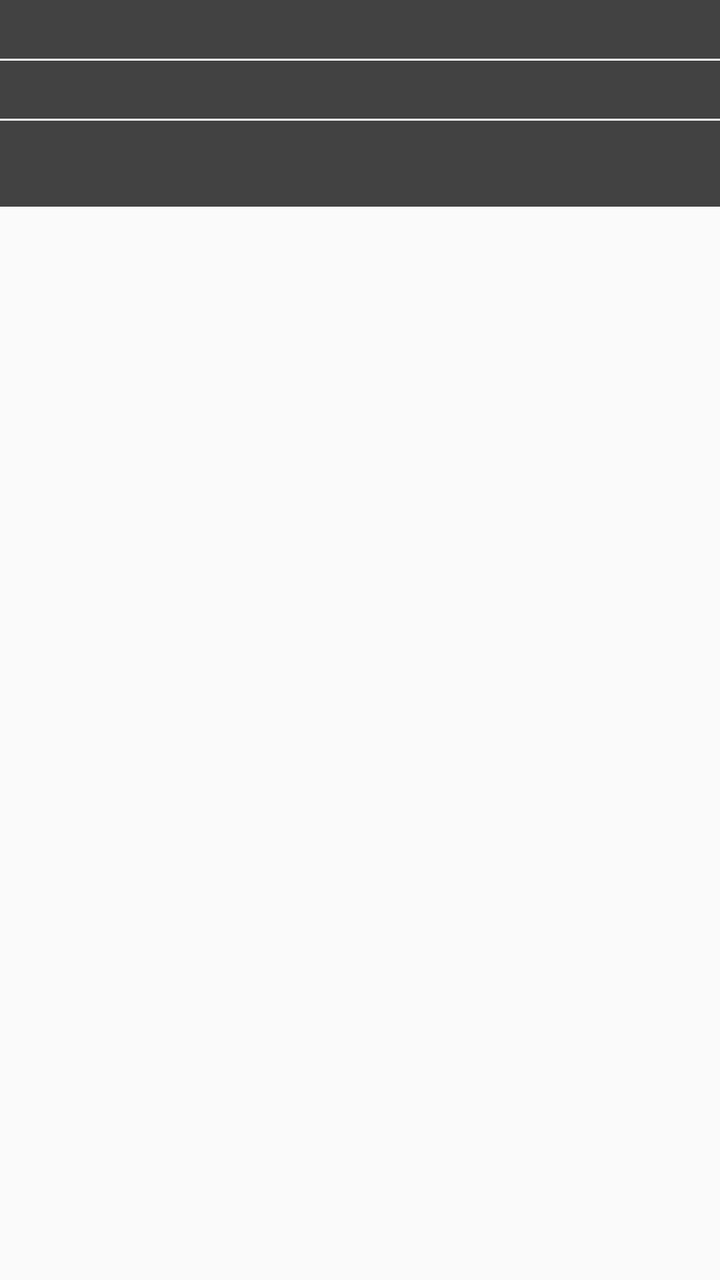
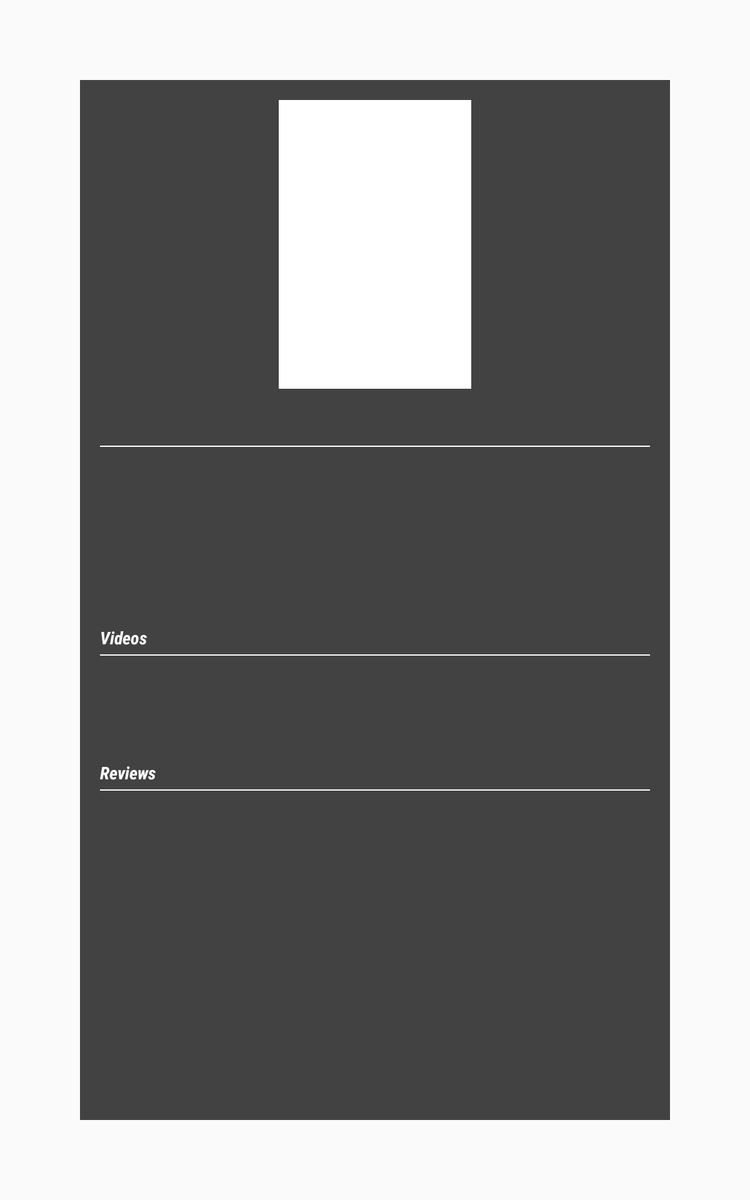

Compare how this app lays out the same screen by default and in its alternative resource folder. The renders come first, then the two layout files and the values they reference.
<!-- AndroidManifest.xml: application theme AppTheme -->
<!-- res/layout/fragment_details.xml -->
<RelativeLayout xmlns:android="http://schemas.android.com/apk/res/android"
    xmlns:tools="http://schemas.android.com/tools"
    android:layout_width="match_parent"
    android:layout_height="match_parent"
    tools:context=".fragments.DetailsFragment">

    <ImageView
        android:id="@+id/backdrop_image"
        android:layout_width="match_parent"
        android:layout_height="match_parent"
        android:scaleType="centerCrop" />

    <View
        android:layout_width="match_parent"
        android:layout_height="match_parent"
        android:background="#00FFFFFF" />

    <ScrollView
        android:layout_width="match_parent"
        android:layout_height="match_parent">

        <RelativeLayout
            android:layout_width="match_parent"
            android:layout_height="wrap_content">

            <ImageView
                android:id="@+id/poster_image"
                android:layout_width="wrap_content"
                android:layout_height="wrap_content"
                android:layout_centerHorizontal="true"
                android:layout_marginTop="@dimen/activity_vertical_margin"
                android:layout_marginRight="@dimen/activity_vertical_margin"
                android:layout_marginEnd="@dimen/activity_vertical_margin" />

            <LinearLayout
                android:layout_width="match_parent"
                android:layout_height="wrap_content"
                android:orientation="vertical"
                android:layout_below="@id/poster_image"
                android:layout_marginTop="@dimen/activity_horizontal_margin"
                android:layout_marginRight="@dimen/activity_horizontal_margin"
                android:layout_marginEnd="@dimen/activity_horizontal_margin"
                android:layout_marginBottom="@dimen/activity_horizontal_margin"
                android:layout_marginLeft="@dimen/activity_horizontal_margin"
                android:layout_marginStart="@dimen/activity_horizontal_margin"
                android:paddingLeft="@dimen/activity_horizontal_margin"
                android:paddingRight="@dimen/activity_horizontal_margin"
                android:paddingTop="@dimen/activity_vertical_margin"
                android:paddingBottom="@dimen/activity_vertical_margin"
                android:background="#BB000000">

                    <TextView
                        android:id="@+id/original_title"
                        android:layout_width="wrap_content"
                        android:layout_height="wrap_content"
                        android:textStyle="bold"
                        android:textColor="#FFFFFF"
                        android:textSize="18sp" />

                    <View
                        android:layout_width="match_parent"
                        android:layout_height="1dp"
                        android:layout_marginTop="5dp"
                        android:layout_marginBottom="5dp"
                        android:background="#FFFFFF" />

                    <TextView
                        android:id="@+id/overview"
                        android:layout_width="wrap_content"
                        android:layout_height="wrap_content"
                        android:textColor="#FFFFFF" />

                    <View
                        android:layout_width="match_parent"
                        android:layout_height="1dp"
                        android:layout_marginTop="5dp"
                        android:layout_marginBottom="5dp"
                        android:background="#FFFFFF" />

                    <TextView
                        android:id="@+id/vote_average"
                        android:layout_width="wrap_content"
                        android:layout_height="wrap_content"
                        android:textColor="#FFFFFF" />

                    <TextView
                        android:id="@+id/release_date"
                        android:layout_width="wrap_content"
                        android:layout_height="wrap_content"
                        android:textColor="#FFFFFF" />

                </LinearLayout>

        </RelativeLayout>

    </ScrollView>

</RelativeLayout>
<!-- resources referenced by this layout -->
<resources>
  <style name="AppTheme" parent="Theme.AppCompat.Light.DarkActionBar">
          <item name="android:windowAnimationStyle">@style/Slide.Activity</item>
      </style>
  <style name="Slide.Activity" parent="@android:style/Animation.Activity">
          <item name="android:activityOpenEnterAnimation">@anim/slide_in_ltr</item>
          <item name="android:activityOpenExitAnimation">@anim/slide_out_ltr</item>
          <item name="android:activityCloseEnterAnimation">@anim/slide_in_rtl</item>
          <item name="android:activityCloseExitAnimation">@anim/slide_out_rtl</item>
      </style>
</resources>
<!-- res/layout-sw600dp/fragment_details.xml (the repository's variant of the layout above) -->
<!-- drawn on a 7-inch tablet held upright -->
<FrameLayout xmlns:android="http://schemas.android.com/apk/res/android"
    xmlns:tools="http://schemas.android.com/tools"
    android:layout_width="match_parent"
    android:layout_height="match_parent"
    android:orientation="vertical"
    tools:context=".fragments.DetailsFragment">

    <ImageView
        android:id="@+id/backdrop_image"
        android:layout_width="match_parent"
        android:layout_height="match_parent"
        android:scaleType="centerCrop"
        android:contentDescription="@string/backdrop_description" />

    <LinearLayout
        android:layout_width="match_parent"
        android:layout_height="match_parent"
        android:orientation="vertical"
        android:layout_margin="64dp"
        android:padding="16dp"
        android:background="#BB000000">

        <ImageView
            android:id="@+id/poster_image"
            android:layout_width="154dp"
            android:layout_height="231dp"
            android:layout_marginBottom="8dp"
            android:layout_gravity="center_horizontal"
            android:scaleType="fitXY"
            android:background="#FFF"
            android:contentDescription="@string/poster_description" />

        <TextView
            android:id="@+id/original_title"
            android:layout_width="wrap_content"
            android:layout_height="wrap_content"
            android:layout_gravity="center_horizontal"
            style="@android:style/TextAppearance.Large"
            android:textColor="#FFFFFF"
            android:fontFamily="sans-serif-condensed"
            android:textStyle="bold|italic" />

        <View
            android:layout_width="match_parent"
            android:layout_height="1dp"
            android:layout_marginTop="8dp"
            android:layout_marginBottom="8dp"
            android:background="#FFFFFF" />

        <LinearLayout
            android:layout_width="match_parent"
            android:layout_height="wrap_content"
            android:orientation="horizontal"
            android:layout_marginBottom="8dp">

            <TextView
                android:id="@+id/release_date"
                android:layout_width="0dp"
                android:layout_height="wrap_content"
                android:layout_weight="1"
                android:gravity="start"
                style="@android:style/TextAppearance.Small"
                android:fontFamily="sans-serif-condensed"
                android:textStyle="bold"
                android:textColor="#FFFFFF"/>

            <TextView
                android:id="@+id/vote_average"
                android:layout_width="0dp"
                android:layout_height="wrap_content"
                android:layout_weight="1"
                android:gravity="end"
                style="@android:style/TextAppearance.Small"
                android:fontFamily="sans-serif-condensed"
                android:textStyle="bold"
                android:textColor="#FFFFFF"/>

        </LinearLayout>

        <ScrollView
            android:layout_width="match_parent"
            android:layout_height="100dp">

            <TextView
                android:id="@+id/overview"
                android:layout_width="match_parent"
                android:layout_height="wrap_content"
                style="@android:style/TextAppearance.Small"
                android:fontFamily="sans-serif-condensed"
                android:textColor="#FFFFFF" />

        </ScrollView>

        <TextView
            android:layout_width="wrap_content"
            android:layout_height="wrap_content"
            android:layout_marginTop="8dp"
            style="@android:style/TextAppearance.Small"
            android:fontFamily="sans-serif-condensed"
            android:textStyle="bold|italic"
            android:text="@string/title_videos"
            android:textColor="#FFFFFF" />

        <View
            android:layout_width="match_parent"
            android:layout_height="1dp"
            android:layout_marginTop="4dp"
            android:layout_marginBottom="4dp"
            android:background="#FFFFFF" />

        <android.support.v4.view.ViewPager
            android:id="@+id/video_list"
            android:layout_width="match_parent"
            android:layout_height="72dp" />

        <TextView
            android:layout_width="wrap_content"
            android:layout_height="wrap_content"
            android:layout_marginTop="8dp"
            style="@android:style/TextAppearance.Small"
            android:fontFamily="sans-serif-condensed"
            android:textStyle="bold|italic"
            android:text="@string/title_reviews"
            android:textColor="#FFFFFF" />

        <View
            android:layout_width="match_parent"
            android:layout_height="1dp"
            android:layout_marginTop="4dp"
            android:layout_marginBottom="4dp"
            android:background="#FFFFFF" />

        <android.support.v4.view.ViewPager
            android:id="@+id/review_list"
            android:layout_width="match_parent"
            android:layout_height="match_parent" />

    </LinearLayout>

</FrameLayout>
<!-- resources referenced by the variant -->
<!-- as a 7-inch tablet held upright resolves them -->
<resources>
  <string name="backdrop_description">Backdrop Image</string>
  <string name="poster_description">Movie Poster</string>
  <string name="title_reviews">Reviews</string>
  <string name="title_videos">Videos</string>
  <style name="AppTheme" parent="Theme.AppCompat.Light.DarkActionBar">
          <item name="android:windowAnimationStyle">@style/Slide.Activity</item>
      </style>
  <style name="Slide.Activity" parent="@android:style/Animation.Activity">
          <item name="android:activityOpenEnterAnimation">@anim/slide_in_ltr</item>
          <item name="android:activityOpenExitAnimation">@anim/slide_out_ltr</item>
          <item name="android:activityCloseEnterAnimation">@anim/slide_in_rtl</item>
          <item name="android:activityCloseExitAnimation">@anim/slide_out_rtl</item>
      </style>
</resources>
